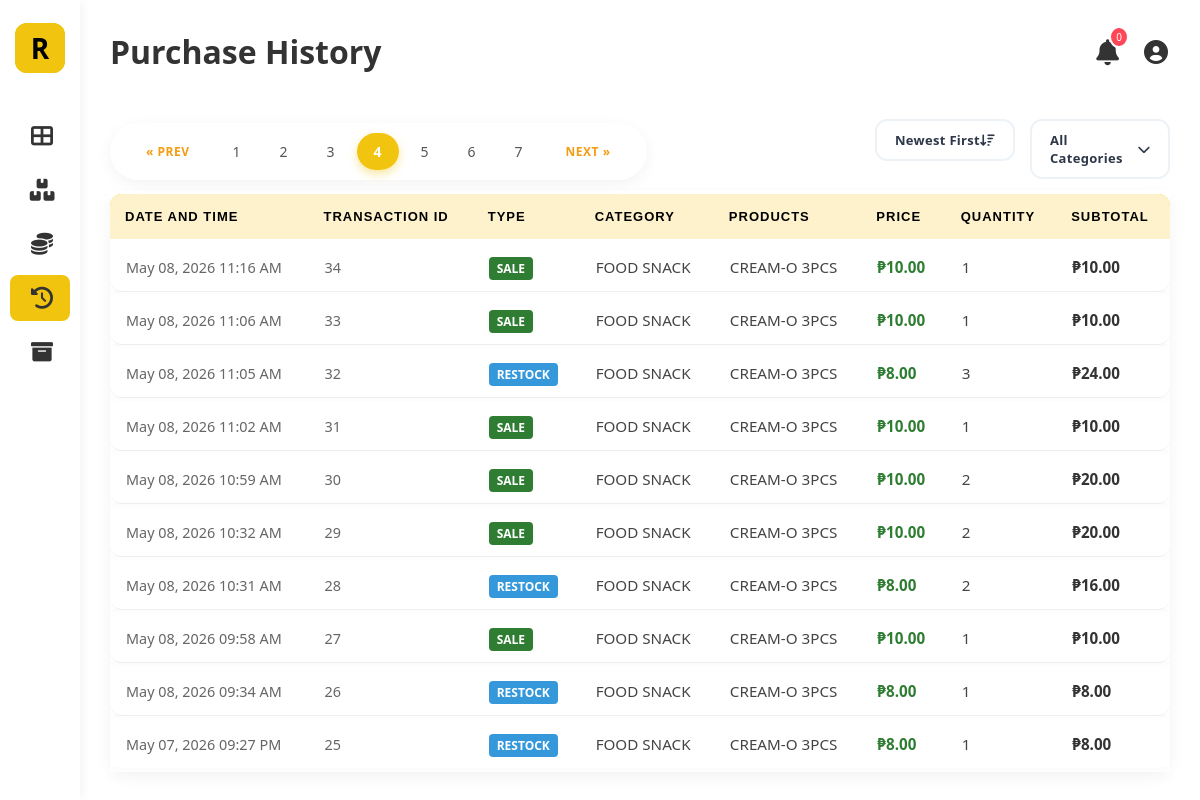
/purchase-history.php?page=4 (signed in), run on the app's committed database.
### tables this page shows
CREATE TABLE `stock_transaction` (
  `transaction_id` int(11) NOT NULL,
  `product_id` int(11) NOT NULL,
  `transaction_type` enum('IN','OUT','ADJUSTMENT') NOT NULL,
  `quantity` int(11) NOT NULL,
  `transaction_date` datetime NOT NULL,
  `buy_amount` decimal(10,2) DEFAULT 0.00,
  `sell_amount` decimal(11,2) DEFAULT 0.00,
  `expiry_date` date DEFAULT NULL,
  `related_tid` int(11) DEFAULT NULL
);

CREATE TABLE `category` (
  `category_id` int(11) NOT NULL,
  `category_name` varchar(255) NOT NULL
);

CREATE TABLE `product` (
  `product_id` int(11) NOT NULL,
  `product_name` varchar(255) NOT NULL,
  `category_id` int(11) NOT NULL,
  `cost` decimal(10,2) NOT NULL,
  `price` decimal(11,2) NOT NULL,
  `product_sku` varchar(255) NOT NULL,
  `is_active` tinyint(1) DEFAULT 1
);

### purchase-history.php (the view, shortened to what this page needs)
<?php
require 'db_connect.php';
$sort = $_GET['sort'] ?? 'newest';
switch ($sort) {
    case 'newest':
    default:
        $orderBy = "st.transaction_id DESC";
}
$limit = 10;
$page = isset($_GET['page']) ? max(1, (int) $_GET['page']) : 1;
$offset = ($page - 1) * $limit;
$conditions = [];
$whereClause = !empty($conditions) ? "WHERE " . implode(" AND ", $conditions) : "";
$total_query = "SELECT COUNT(*) as total
                FROM stock_transaction st
                JOIN product p ON st.product_id = p.product_id
                JOIN category c ON p.category_id = c.category_id
                $whereClause";
$total_results_res = mysqli_query($conn, $total_query);
$total_row = mysqli_fetch_assoc($total_results_res);
$total_rows = $total_row['total'] ?? 0;
$total_pages = ceil($total_rows / $limit);
$sql = "SELECT
            st.transaction_id,
            st.transaction_date,
            st.transaction_type,
            st.quantity,
            st.related_tid,
            st.buy_amount,  -- This is the bulk cost logged at the time
            st.sell_amount, -- This is the bulk price logged at the time
            p.product_name,
            c.category_name
        FROM stock_transaction st
        JOIN product p ON st.product_id = p.product_id
        JOIN category c ON p.category_id = c.category_id
        $whereClause
        ORDER BY $orderBy
        LIMIT $limit OFFSET $offset";
$result = mysqli_query($conn, $sql);
?>
<!DOCTYPE html>
<html lang="en">
<head>
    <link rel="stylesheet" href="style.css">
    <link rel="stylesheet" href="https://cdnjs.cloudflare.com/ajax/libs/font-awesome/6.0.0/css/all.min.css">
</head>
<body>
    <div class="container">
        <aside class="sidebar">
            <div class="logo">
                <a href="dashboard.php" class="logo-r">
                    <div class="logo-r">R</div>
                </a>
            </div>
            <ul class="nav-links">
                <li><a href="dashboard.php"><i class="fas fa-th-large"></i> <span>Dashboard</span></a></li>
                <li><a href="stocks.php"><i class="fas fa-boxes"></i> <span>Products</span></a></li>
                <li><a href="profit_status.php"><i class="fas fa-coins"></i> <span>Profit Status</span></a></li>
                <li class="active"><a href="purchase-history.php"><i class="fas fa-history"></i></a></li>
                <li><a href="archived_products.php"><i class="fas fa-archive"></i> <span>Archived Products</span></a>
                </li>
            </ul>
        </aside>
        <main class="main-content">
            <header>
                <div class="header-title">
                    <h1>Purchase History</h1>
                </div>
                <div class="header-right">
                    <div class="user-actions">
                        <div class="notification-container">
                            <button class="icon-btn" id="notifBtn">
                                <i class="fas fa-bell"></i>
                                <span class="notif-badge" id="notifCount">0</span>
                            </button>
                        </div>
                        <div class="user-profile-wrapper"
                            style="position: relative !important; display: inline-block !important; vertical-align: middle;">
                            <div id="profileBtn" onclick="toggleProfileMenu(event)" style="cursor: pointer;
                padding: 2px;
                display: flex;
                align-items: center;
                justify-content: center;
                transition: opacity 0.2s;" onmouseover="this.style.opacity='0.8'" onmouseout="this.style.opacity='1'">
                                <i class="fas fa-user-circle"
                                    style="font-size: 24px !important; color: #333 !important;"></i>
                            </div>
                        </div>
                    </div>
                </div>
            </header>
            <div class="top-bar">
                <div class="pagination-container">
                    <?php
                    $search_param = isset($_GET['search']) ? "&search=" . urlencode($_GET['search']) : "";
                    $cat_param = isset($_GET['category']) ? "&category=" . urlencode($_GET['category']) : "";
                    $url_params = $search_param . $cat_param;
                    ?>
                    <div class="pagination">
                        <?php if ($page > 1): ?>
                            <a href="?page=<?php echo ($page - 1) . $url_params; ?>">&laquo; Prev</a>
                        <?php endif; ?>
                        <?php for ($i = 1; $i <= $total_pages; $i++): ?>
                            <a href="?page=<?php echo $i . $url_params; ?>"
                                class="<?php echo ($page == $i) ? 'active' : ''; ?>">
                                <?php echo $i; ?>
                            </a>
                        <?php endfor; ?>
                        <?php if ($page < $total_pages): ?>
                            <a href="?page=<?php echo ($page + 1) . $url_params; ?>">Next &raquo;</a>
                        <?php endif; ?>
                    </div>
                </div>
                <?php
                $currentCat = $_GET['category'] ?? 'all';
                ?>
                <form method="GET" id="filterForm" action="purchase-history.php" style="display: flex; gap: 15px;">
                    <div class="modern-dropdown" id="sortDropdown">
                        <div class="dropdown-trigger">
                            <span>
                                <?php
                                $labels = ['newest' => 'Newest First', 'oldest' => 'Oldest First', 'highest_val' => 'Value: High-Low', 'lowest_val' => 'Value: Low-High', 'type' => 'Group by Type'];
                                echo $labels[$sort] ?? 'Newest First';
                                ?>
                            </span>
                            <i class="fas fa-sort-amount-down"></i>
                        </div>
                    </div>
                    <div class="modern-dropdown" id="categoryDropdown">
                        <div class="dropdown-trigger">
                            <span id="selectedDisplay">
                                <?php
                                echo ($currentCat === 'all') ? 'All Categories' : str_replace('_', ' ', $currentCat);
                                ?>
                            </span>
                            <i class="fas fa-chevron-down"></i>
                        </div>
                    </div>
                </form>
            </div>
            <div class="history-container">
                <table class="grid-table" id="productTable">
                    <thead class="grid-thead">
                        <tr>
                            <th>Date and Time</th>
                            <th>Transaction ID</th>
                            <th>Type</th>
                            <th>Category</th>
                            <th>Products</th>
                            <th>Price</th>
                            <th>Quantity</th>
                            <th>Subtotal</th>
                        </tr>
                    </thead>
                    <tbody>
                        <?php
                        if ($result && $result->num_rows > 0) {
                            while ($row = $result->fetch_assoc()) {
                                $transaction_id = $row['transaction_id'];
                                $type = $row['transaction_type'];
                                $qty_display = $row['quantity'];
                                $qty_math = abs($qty_display);
                                if ($type === 'IN') {
                                    $totalAmount = $row['buy_amount'];
                                } elseif ($type === 'OUT') {
                                    $totalAmount = $row['sell_amount'];
                                } else {
                                    if (abs($row['buy_amount']) > 0) {
                                        $totalAmount = $row['buy_amount'];
                                    } else {
                                        $totalAmount = $row['sell_amount'];
                                    }
                                }
                                $unitPrice = ($qty_math > 0) ? ($totalAmount / $qty_math) : 0;
                                $subtotal = $totalAmount;
                                if ($type === 'ADJUSTMENT') {
                                    $typeLabel = 'Adjustment';
                                    $typeColor = '#7f8c8d';
                                } else {
                                    $isRestock = ($type === 'IN');
                                    $typeLabel = $isRestock ? 'Restock' : 'Sale';
                                    $typeColor = $isRestock ? '#3498db' : '#2e7d32';
                                }
                        ?>
                                <tr>
                                    <td style="color: #666; font-size: 0.9rem;">
                                        <?php echo date('M d, Y h:i A', strtotime($row['transaction_date'])); ?>
                                    </td>
                                    <td style="color: #666; font-size: 0.9rem;">
                                        <?php echo $transaction_id; ?>
                                    </td>
                                    <td>
                                        <span
                                            style="background: <?php echo $typeColor; ?>; color: white; padding: 3px 8px; border-radius: 4px; font-size: 0.75rem; font-weight: bold; text-transform: uppercase;">
                                            <?php echo $typeLabel; ?>
                                        </span>
                                    </td>
                                    <td><?php echo htmlspecialchars(str_replace('_', ' ', $row['category_name'])); ?></td>
                                    <td><?php echo htmlspecialchars($row['product_name']); ?></td>
                                    <td style="font-weight:bold; color:#2e7d32;">
                                        ₱<?php echo number_format($unitPrice, 2); ?>
                                    </td>
                                    <td><?php echo $row['quantity']; ?></td>
                                    <td style="font-weight:bold; color:#333;">
                                        ₱<?php echo number_format($subtotal, 2); ?>
                                    </td>
                                </tr>
                        <?php
                            }
                        } else {
                            echo "<tr><td colspan='8' style='text-align:center;'>No transactions found.</td></tr>";
                        }
                        ?>
                    </tbody>
                </table>
            </div>
        </main>
    </div>
</body>
</html>

### purchase-history.php (style rules this page uses)
.history-container { background: #fff; border-radius: 12px; box-shadow: 0 5px 15px rgba(0, 0, 0, 0.05); }

### data on the page
stock_transaction: transaction_date "May 08, 2026 11:16 AM", transaction_id "34", transaction_type "SALE", category.category_name "FOOD SNACK", product.product_name "CREAM-O 3PCS", sell_amount "10.00", quantity "1"
stock_transaction: transaction_date "May 08, 2026 11:06 AM", transaction_id "33", transaction_type "SALE", category.category_name "FOOD SNACK", product.product_name "CREAM-O 3PCS", sell_amount "10.00", quantity "1"
stock_transaction: transaction_date "May 08, 2026 11:05 AM", transaction_id "32", transaction_type "RESTOCK", category.category_name "FOOD SNACK", product.product_name "CREAM-O 3PCS", unitPrice "8.00", quantity "3", buy_amount "24.00"
stock_transaction: transaction_date "May 08, 2026 11:02 AM", transaction_id "31", transaction_type "SALE", category.category_name "FOOD SNACK", product.product_name "CREAM-O 3PCS", sell_amount "10.00", quantity "1"
stock_transaction: transaction_date "May 08, 2026 10:59 AM", transaction_id "30", transaction_type "SALE", category.category_name "FOOD SNACK", product.product_name "CREAM-O 3PCS", unitPrice "10.00", quantity "2", sell_amount "20.00"
stock_transaction: transaction_date "May 08, 2026 10:32 AM", transaction_id "29", transaction_type "SALE", category.category_name "FOOD SNACK", product.product_name "CREAM-O 3PCS", unitPrice "10.00", quantity "2", sell_amount "20.00"
stock_transaction: transaction_date "May 08, 2026 10:31 AM", transaction_id "28", transaction_type "RESTOCK", category.category_name "FOOD SNACK", product.product_name "CREAM-O 3PCS", unitPrice "8.00", quantity "2", buy_amount "16.00"
stock_transaction: transaction_date "May 08, 2026 09:58 AM", transaction_id "27", transaction_type "SALE", category.category_name "FOOD SNACK", product.product_name "CREAM-O 3PCS", sell_amount "10.00", quantity "1"
stock_transaction: transaction_date "May 08, 2026 09:34 AM", transaction_id "26", transaction_type "RESTOCK", category.category_name "FOOD SNACK", product.product_name "CREAM-O 3PCS", buy_amount "8.00", quantity "1"
stock_transaction: transaction_date "May 07, 2026 09:27 PM", transaction_id "25", transaction_type "RESTOCK", category.category_name "FOOD SNACK", product.product_name "CREAM-O 3PCS", buy_amount "8.00", quantity "1"

### other printed values
$labels[$sort] "Newest First"
